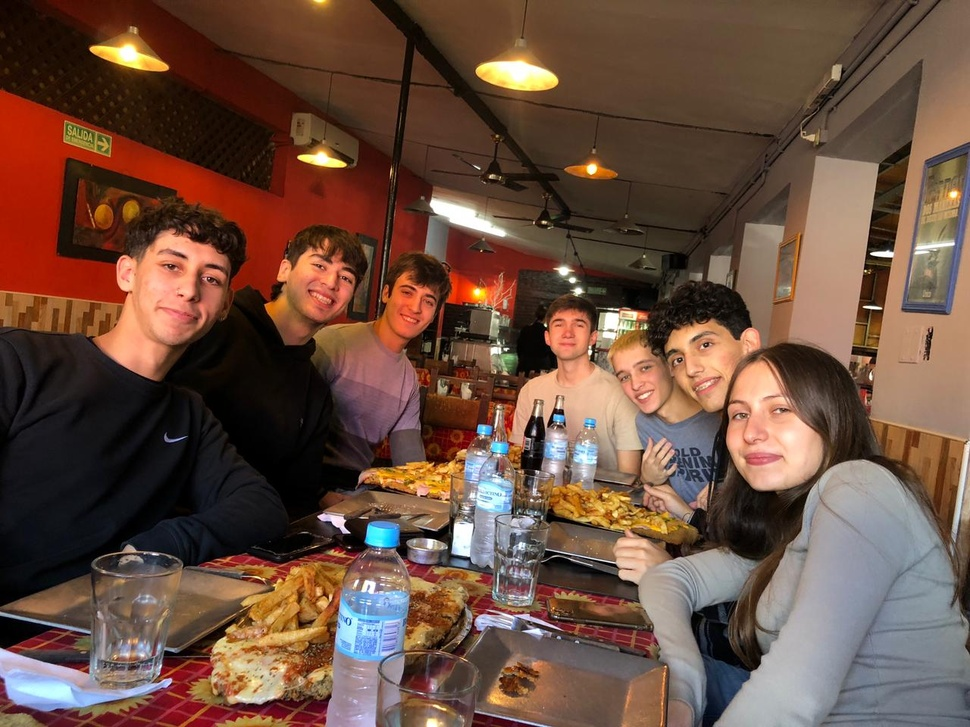
#> input picture Imagenes/Foto.jpg, 970 x 727 px, shrunk from 1280 x 960 before the run, found by its file name
$ python proyecto.py
#> lines starting #> are read from the running program, lines starting #| are printed output that depends on the picture
#> the answer given: 1
import cv2 as cv
import numpy as np
from pathlib import Path

#INICIO EJERCICIO 1

def levantar_imagen(img_path):
    if not img_path.exists():
        img_path = input('Hubo un error con el path a la imagen, por favor copiar y pegar la ruta completa de la imagen:\n->')
    aux = cv.imread(str(img_path))
#> aux is the input picture: shape (727, 970, 3); mean B, G, R 63.9, 78.3, 107.6
    b,g,r = cv.split(aux)
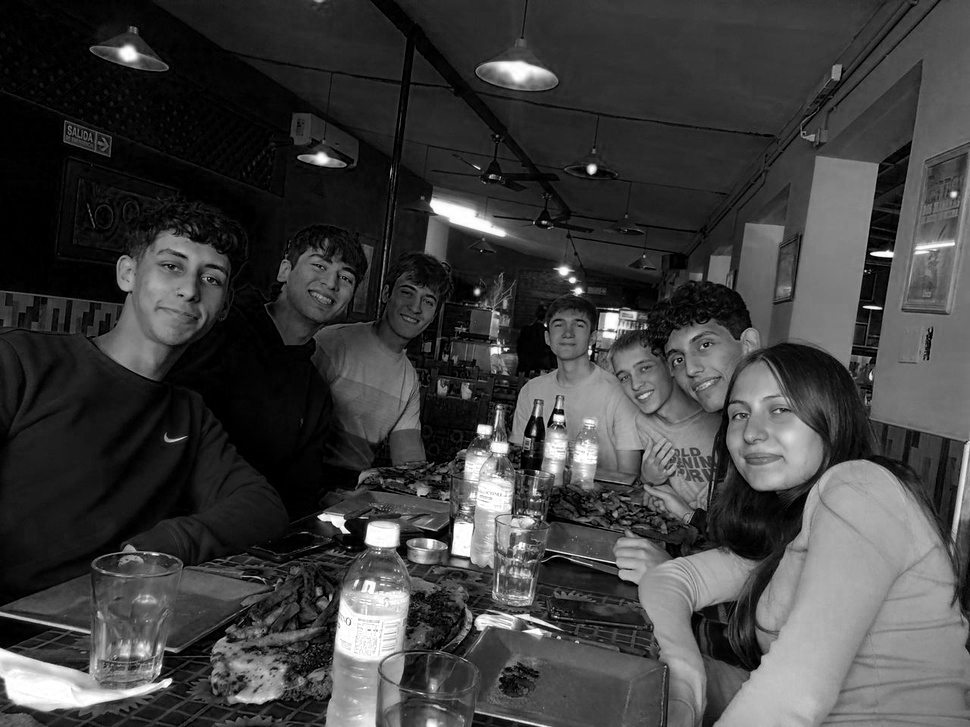
#> b: shape (727, 970); min 0, max 255, mean 63.9
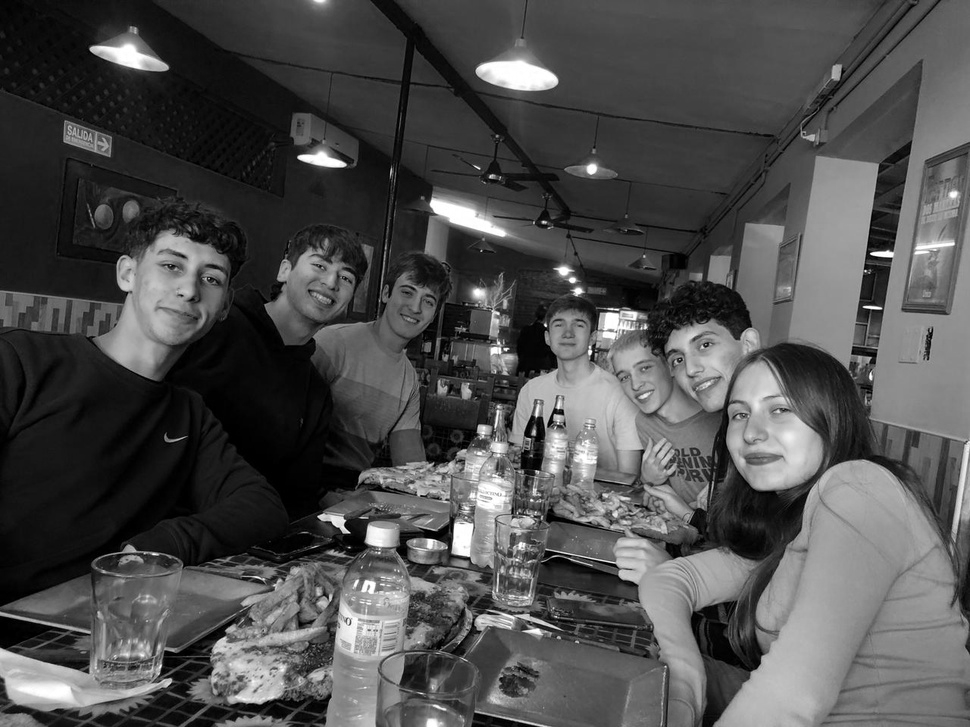
#> g: shape (727, 970); min 0, max 255, mean 78.3
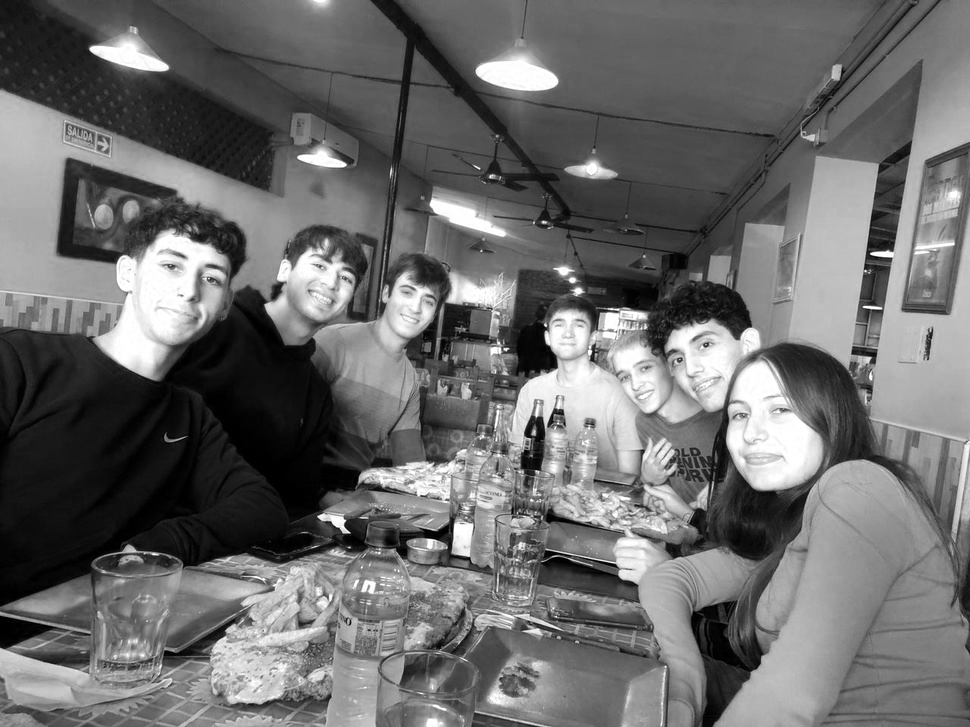
#> r: shape (727, 970); min 0, max 255, mean 107.6
    return aux,b,g,r


#Inicializacion de variables

prom_p = np.array([[1/3,1/3,1/3],[0.3,0.59,0.11]], dtype=np.float32)
img_predeterminada = int(input('Seleccione opciones:\n1 - Procesar imagen predeterminada\n2 - Procesar imagen que se encuentre dentro de la carpeta Imagenes\n->'))
if img_predeterminada==2:
    eleccion_img =  input('Ingrese nombre de una imagen, que se encuentre dentro de la carpeta Imagenes, junto con su formato:\n->')
else:
    eleccion_img = 'Foto.jpg'


#Levantando la imagen

"""La utilizacion de la libreria pathlib y, especificamente, del modulo Path es para dar robustez a la ruta de
la imagen debido a que la ruta de archivos no se determina de igual manera en todos los sistemas operativos.
Path entonces se especializa en establecer la ruta de un archivo segun le corresponde al sistema operativo de la
computadora en donde se este ejecutando el programa (por ejemplo Windows o Linux)."""

image_path = (Path(f'/ProyectoPython/Imagenes/{eleccion_img}'))
img,b,g,r = levantar_imagen(image_path)
elec_g = int(input('Seleccione el tipo de conversion a escala de grises segun el respectivo numero:\n1-Promedio, 2-Promedio pesado\n->'))
#> the answer given: 1

#Procesando imagen, operación generalizada para distintas escalas de grises
"""El calculo se realiza con las operaciones entre matrices ya integradas en la libreria
numpy debido a que se encuentran optimizadas. El algoritmo de multiplicación por un escalar es
de orden O(n) debido a que la matriz se guarda en posiciones de memoria contiguas, teniendo
así que recorrer un "arreglo de una dimension" para realizar el cálculo."""

img_gris= r*prom_p[elec_g-1,0] + g*prom_p[elec_g-1,1] + b*prom_p[elec_g-1,2]
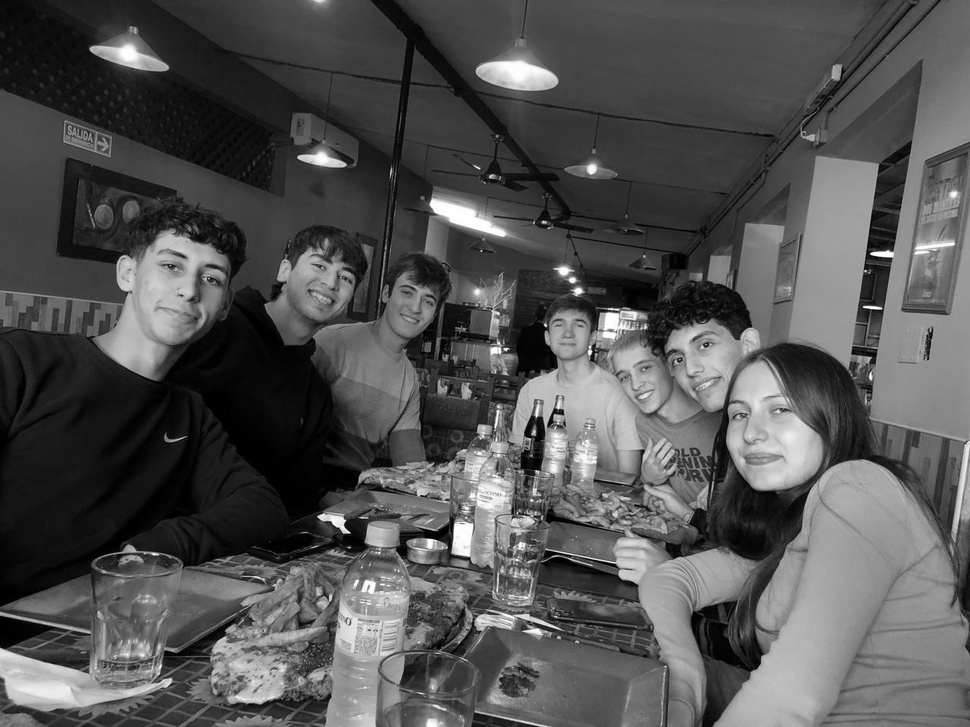
#> img_gris: shape (727, 970) float32; min 0, max 255, mean 83.3
img_gris = img_gris.astype(np.uint8)


#Mostrando imagen

eleccion_img = eleccion_img.replace('.', 'Gris.')
cv.imshow("imgColor",img)
cv.imshow("imgGris", img_gris)
cv.imwrite(f"Imagenes/{eleccion_img}",img_gris)
cv.waitKey(0)
cv.destroyAllWindows()


#FIN EJERCICIO 1
